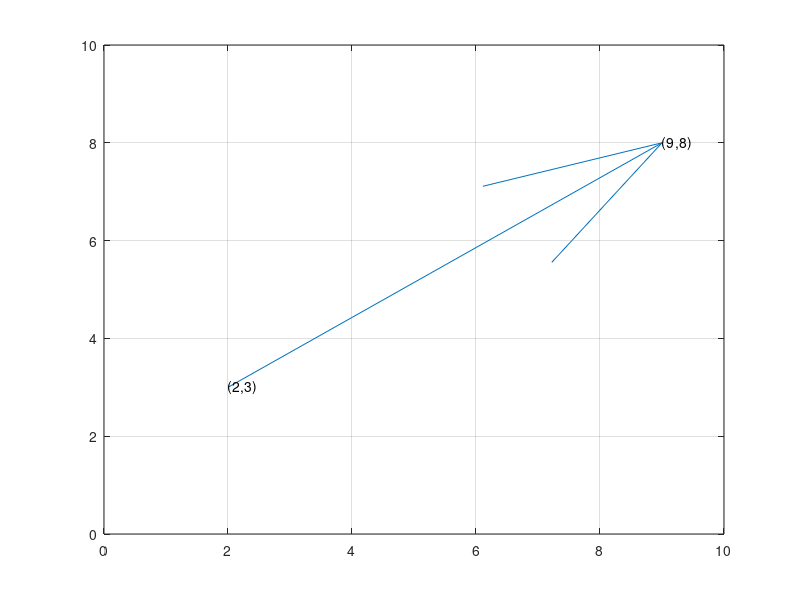

MATLAB code to generate this figure:
p1 = [2 3];                         % First Point
p2 = [9 8];                         % Second Point
dp = p2-p1;                         % Difference
figure
quiver(p1(1),p1(2),dp(1),dp(2),0)
grid
axis([0  10    0  10])
text(p1(1),p1(2), sprintf('(%.0f,%.0f)',p1))
text(p2(1),p2(2), sprintf('(%.0f,%.0f)',p2))